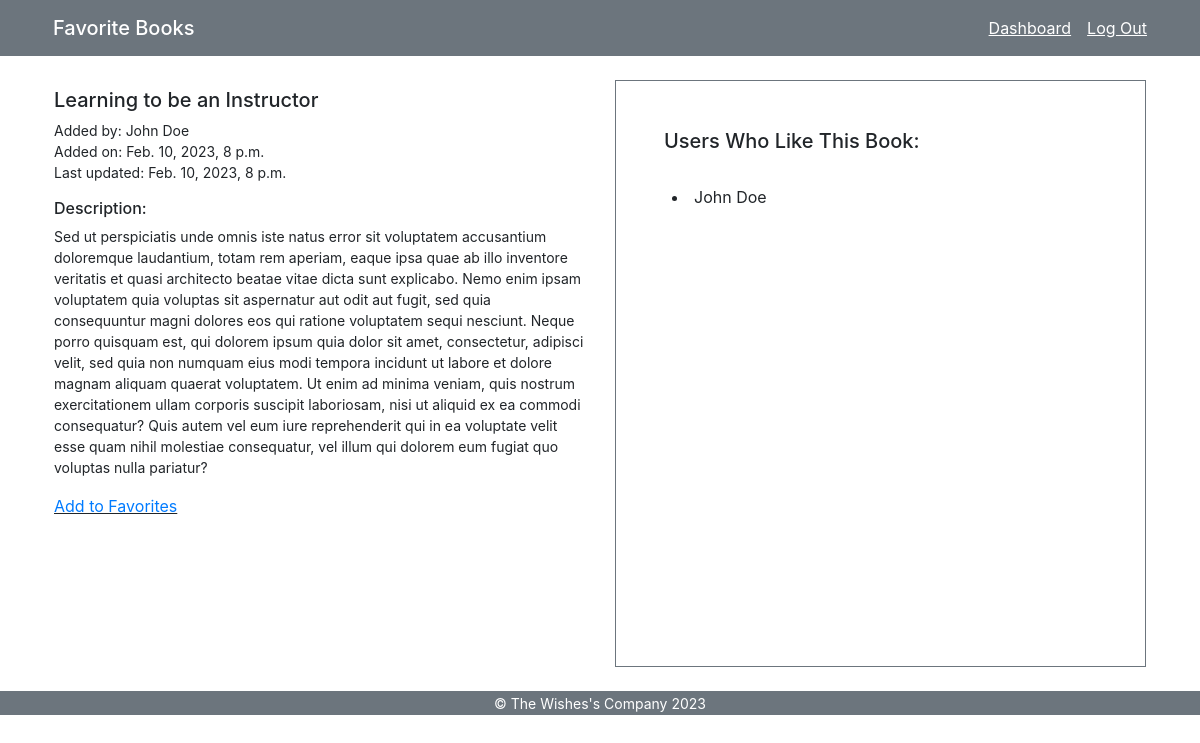
Screenshot of /books/12 (signed in) with the database file from the repository.
### user_books_app/models.py (models this page shows)
class Book(models.Model):
    title = models.CharField(max_length=255)
    description = models.TextField()
    uploaded_by = models.ForeignKey(User,related_name='books_uploaded', on_delete=models.CASCADE)
    users_who_like = models.ManyToManyField(User,related_name="liked_books")
    created_at = models.DateTimeField(auto_now=True)
    updated_at = models.DateTimeField(auto_now_add=True)
    objects = BookManager()

class User(models.Model):
    first_name = models.CharField(max_length=45)
    last_name = models.CharField(max_length=45)
    email = models.CharField(max_length=45)
    password = models.CharField(max_length=255)
    created_at = models.DateTimeField(auto_now=True)
    updated_at = models.DateTimeField(auto_now_add=True)
    objects = UserManager()

### user_books_app/views.py (the view)
# urls.py: path("books/<int:book_id>", views.books_details, name="book_details"),
def books_details(request, book_id):
    if 'name' in request.session:
        currentUser = User.objects.get(id=request.session['id'])
        context = {
            'book_selected': Book.objects.get(id=book_id),
            'books_liked_by_current_user': currentUser.liked_books.all()
        }
        return render(request,'book_details.html', context)
    return redirect('/books')

### user_books_app/templates/book_details.html (shortened to what this page needs)
{% extends "base.html" %}
{% block content%}
<div class="row align-items-stretch">
  <div class="col-md-6">
    {% if book_selected.uploaded_by.id == request.session.id %}
      <form
        class="border border-secondary p-5"
        action="/books/{{book_selected.id}}/edit"
        method="POST"
      >
        {% csrf_token %}
        <p class="text-left h4 mb-4">Edit a Favorite Book</p>
         {% if messages %}
         <ul id="messageErrors" class="mb-4 p-2">
             Error Messages: {% for message in messages %}
             <li>{{ message }}</li>
             {% endfor %}
         </ul>
        {% endif %}
        <label for="defaulBookAddFormTitle">Book Title</label>
        <input type="text" id="defaulBookAddFormTitle" class="form-control mb-3"
        name="book_title" value="{{book_selected.title}}">
        <label for="defaulBookAddFormDescription">Book Description</label>
        <textarea
          id="defaulBookAddFormDescription"
          class="form-control"
          name="book_description"
          rows="10"
        >{{book_selected.description}}</textarea>
        <div class="text-right">
          <button class="btn btn-success mt-4" type="submit">Update</button>
          <a href="/books/{{book_selected.id}}/delete" class="btn btn-danger mt-4">Delete</a>
        </div>
      </form>
    {% else %}
      <p class="h5 my-2">{{book_selected.title}}</p>
      <p class="small mb-0">
        Added by: {{book_selected.uploaded_by.first_name}}
        {{book_selected.uploaded_by.last_name}}
      </p>
      <p class="small mb-0">Added on: {{book_selected.created_at}}</p>
      <p class="small">Last updated: {{book_selected.updated_at}}</p>
      <p class="h6">Description:</p>
      <p class="small">{{book_selected.description}}</p>
      <p>
        {% if book_selected not in books_liked_by_current_user %}
          <u><a href="/books/{{book_selected.id}}/add_to_favorites">Add to Favorites</a></u>
        {% else %}
          <u><a href="/books/{{book_selected.id}}/remove_from_favorites">Remove from Favorites</a></u>
        {% endif %}
      </p>
    {% endif %}
  </div>
  <div class="col-md-6">
    <div class="border border-secondary p-5">
      <p class="text-left h5 mb-4">Users Who Like This Book:</p>
      <ul class="scrollable p-2" style="height: 425px">
        {% for each_user in book_selected.users_who_like.all %}
        <li>
          {{each_user.first_name}} {{each_user.last_name}}
        </li>
        {% endfor %}
      </ul>
    </div>
  </div>
</div>
{% endblock %}

### user_books_app/static/style.css (style rules this page uses)
* { margin: 0px; padding: 0px; }
ul.scrollable li { overflow: auto; list-style-position: inside; }

### rows the page displays
Book: title "Learning to be an Instructor", uploaded_by.first_name "John", uploaded_by.last_name "Doe", created_at "Feb. 10, 2023, 8 p.m.", updated_at "Feb. 10, 2023, 8 p.m.", description "Sed ut perspiciatis unde omnis iste natus error sit voluptatem accusantium doloremque laudantium, totam rem aperiam, eaque ipsa quae ab illo inventore veritatis et quasi architecto beatae vitae dicta sunt explicabo. Nemo enim ipsam voluptatem quia voluptas sit aspernatur aut odit aut fugit, sed quia consequuntur magni dolores eos qui ratione voluptatem sequi nesciunt. Neque porro quisquam est, qui dolorem ipsum quia dolor sit amet, consectetur, adipisci velit, sed quia non numquam eius modi tempora incidunt ut labore et dolore magnam aliquam quaerat voluptatem. Ut enim ad minima veniam, quis nostrum exercitationem ullam corporis suscipit laboriosam, nisi ut aliquid ex ea commodi…"
User: first_name "John", last_name "Doe"
